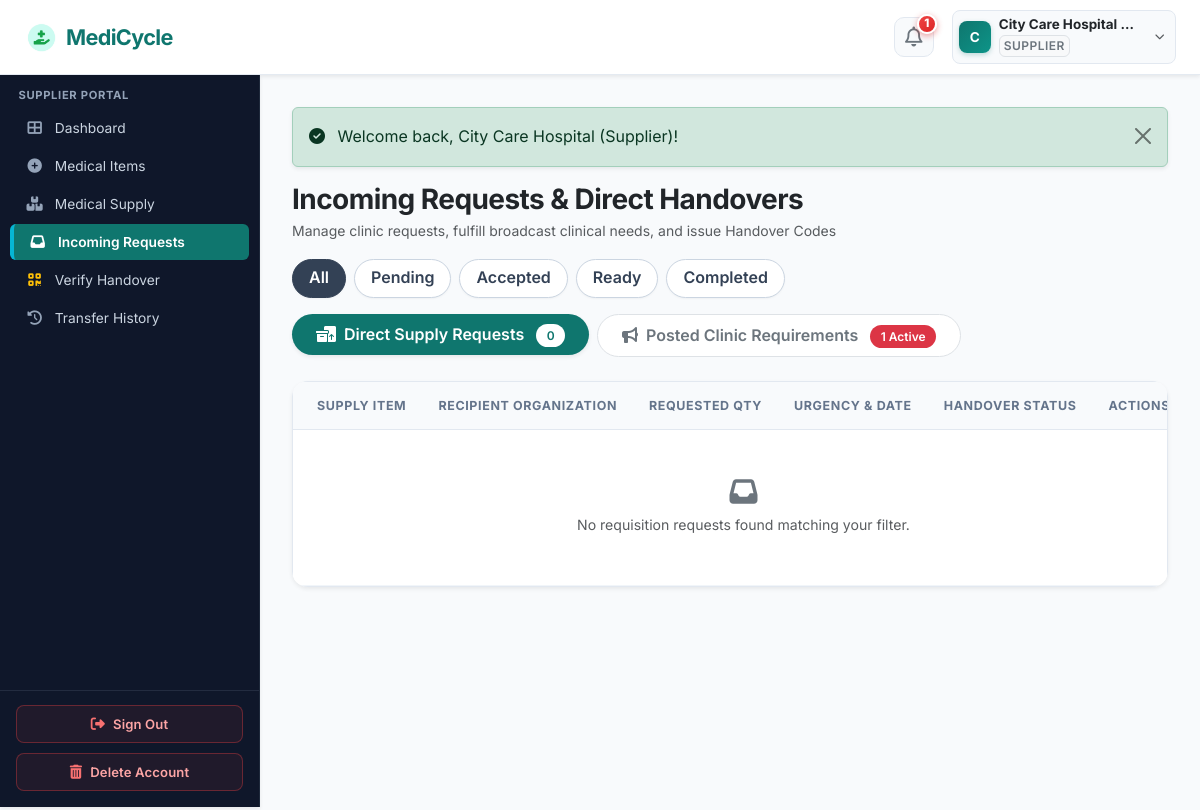
Screenshot of /supplier/requests.php (signed in) with the database file from the repository.
### tables this page shows
CREATE TABLE `organizations` (
  `id` int(11) NOT NULL AUTO_INCREMENT,
  `user_id` int(11) NOT NULL,
  `organization_name` varchar(150) NOT NULL,
  `organization_type` varchar(100) NOT NULL,
  `license_number` varchar(100) DEFAULT NULL,
  `address` text NOT NULL,
  `city` varchar(100) NOT NULL,
  `state` varchar(100) NOT NULL,
  `pincode` varchar(20) NOT NULL,
  `verification_status` enum('pending','verified','rejected') DEFAULT 'pending',
  `verification_notes` text DEFAULT NULL,
  `created_at` timestamp NOT NULL DEFAULT current_timestamp(),
  `updated_at` timestamp NOT NULL DEFAULT current_timestamp() ON UPDATE current_timestamp(),
  PRIMARY KEY (`id`),
  KEY `fk_org_user` (`user_id`),
  KEY `idx_org_city` (`city`),
  KEY `idx_org_status` (`verification_status`),
  CONSTRAINT `fk_org_user` FOREIGN KEY (`user_id`) REFERENCES `users` (`id`) ON DELETE CASCADE
);

CREATE TABLE `users` (
  `id` int(11) NOT NULL AUTO_INCREMENT,
  `name` varchar(100) NOT NULL,
  `email` varchar(100) NOT NULL,
  `password` varchar(255) NOT NULL,
  `phone` varchar(20) NOT NULL,
  `role` enum('admin','supplier','ngo','delivery') NOT NULL,
  `email_verified` tinyint(1) DEFAULT 1,
  `status` enum('active','inactive','suspended','pending') DEFAULT 'active',
  `created_at` timestamp NOT NULL DEFAULT current_timestamp(),
  `updated_at` timestamp NOT NULL DEFAULT current_timestamp() ON UPDATE current_timestamp(),
  PRIMARY KEY (`id`),
  UNIQUE KEY `email` (`email`),
  KEY `idx_user_role` (`role`),
  KEY `idx_user_status` (`status`)
);

### supplier/requests.php (the view, shortened to what the rows shown need)
<?php
require_once __DIR__ . '/../config/config.php';
require_role('supplier');
$currentTab = clean($_GET['tab'] ?? '');
if (empty($currentTab)) {
    $currentTab = 'direct';
}
$clinicReqStmt = $pdo->prepare("
    SELECT req.*, c.category_name,
           u.name as clinic_contact_name, u.email as clinic_email, u.phone as clinic_phone,
           o.organization_name, o.city as clinic_city, o.address as clinic_address, o.organization_type,
           sup.name as fulfilled_supplier_name
    FROM requirements req
    JOIN categories c ON req.category_id = c.id
    JOIN users u ON req.organization_id = u.id
    LEFT JOIN organizations o ON u.id = o.user_id
    LEFT JOIN users sup ON req.fulfilled_by_supplier_id = sup.id
    ORDER BY CASE WHEN req.status = 'Active' THEN 0 ELSE 1 END, req.created_at DESC
");
$clinicReqStmt->execute();
$clinicRequirements = $clinicReqStmt->fetchAll();
include __DIR__ . '/../includes/header.php';
include __DIR__ . '/../includes/navbar.php';
?>
<div class="app-container">
    <?php include __DIR__ . '/../includes/sidebar.php'; ?>
    <div class="app-content">
        <?php if ($currentTab === 'broadcasts'): ?>
            <div class="card border-0 shadow-sm rounded-4 overflow-hidden">
                <div class="card-header bg-white border-bottom py-3 px-4 d-flex justify-content-between align-items-center">
                    <div>
                        <h6 class="fw-bold text-dark mb-0 d-flex align-items-center gap-2">
                            <i class="fas fa-bullhorn text-teal"></i> Clinic Requirements Broadcast Network
                        </h6>
                        <small class="text-muted">Broadcast needs from clinics seeking medicine and medical supplies</small>
                    </div>
                    <span class="badge bg-light text-dark border px-3 py-2 rounded-pill fw-semibold">
                        <?php echo count($clinicRequirements); ?> Total Needs
                    </span>
                </div>
                <div class="card-body p-0">
                    <div class="table-responsive">
                        <table class="table table-hover align-middle mb-0">
                            <thead class="table-light">
                                <tr>
                                    <th class="ps-4">Item Needed</th>
                                    <th>Clinic / Recipient Organization</th>
                                    <th>Quantity Needed</th>
                                    <th>Urgency & Required By</th>
                                    <th>Broadcast Status</th>
                                    <th class="text-start pe-4 text-nowrap">Actions</th>
                                </tr>
                            </thead>
                            <tbody>
                                <?php if (!empty($clinicRequirements)): ?>
                                    <?php foreach ($clinicRequirements as $cr): ?>
                                        <tr id="clinic-req-<?php echo $cr['id']; ?>">
                                            <td class="ps-4">
                                                <span class="fw-bold text-dark d-block"><?php echo e($cr['supply_name']); ?></span>
                                                <span class="badge bg-light text-secondary border mt-1" style="font-size:0.7rem;"><?php echo e($cr['category_name']); ?></span>
                                                <?php if (!empty($cr['description'])): ?>
                                                    <div class="text-muted small mt-1 text-truncate" style="max-width: 220px;" title="<?php echo e($cr['description']); ?>">
                                                        <i class="fas fa-info-circle me-1 text-teal"></i><?php echo e($cr['description']); ?>
                                                    </div>
                                                <?php endif; ?>
                                            </td>
                                            <td>
                                                <span class="fw-semibold text-dark d-block"><?php echo e($cr['organization_name'] ?? $cr['clinic_contact_name']); ?></span>
                                                <span class="text-muted small">
                                                    <i class="fas fa-map-marker-alt me-1 text-danger"></i><?php echo e($cr['clinic_city']); ?> |
                                                    <i class="fas fa-phone me-1"></i><?php echo e($cr['clinic_phone'] ?: 'N/A'); ?>
                                                </span>
                                            </td>
                                            <td>
                                                <span class="fw-bold fs-6 text-teal"><?php echo number_format($cr['required_quantity']) . ' ' . e($cr['unit']); ?></span>
                                            </td>
                                            <td>
                                                <?php echo priority_badge($cr['urgency'] ?? 'Medium'); ?>
                                                <?php if (!empty($cr['required_by'])): ?>
                                                    <div class="small text-muted mt-1">
                                                        <i class="far fa-calendar-alt me-1"></i>Needed: <?php echo format_date($cr['required_by']); ?>
                                                    </div>
                                                <?php endif; ?>
                                            </td>
                                            <td>
                                                <?php echo status_badge($cr['status']); ?>
                                                <?php if (!empty($cr['handover_code'])): ?>
                                                    <div class="mt-1">
                                                        <span class="badge rounded-pill bg-light text-secondary border px-2 py-0.5" style="font-size:0.68rem;" title="Secure PIN issued to clinic for collection verification">
                                                            <i class="fas fa-lock text-teal me-1"></i>PIN Kept by Clinic
                                                        </span>
                                                    </div>
                                                <?php endif; ?>
                                                <?php if (!empty($cr['fulfilled_supplier_name'])): ?>
                                                    <div class="small text-muted mt-1" style="font-size:0.7rem;">
                                                        Fulfilled by: <?php echo e($cr['fulfilled_supplier_name']); ?>
                                                    </div>
                                                <?php endif; ?>
                                            </td>
                                            <td class="text-start pe-4 text-nowrap">
                                                <?php if ($cr['status'] === 'Active'): ?>
                                                    <button type="button" class="btn btn-sm text-white rounded-pill px-3 py-1 shadow-xs d-inline-flex align-items-center gap-1 fw-semibold" style="background:#0f766e;" data-bs-toggle="modal" data-bs-target="#fulfillModal<?php echo $cr['id']; ?>">
                                                        <i class="fas fa-hand-holding-medical"></i> Fulfill Need
                                                    </button>
                                                <?php else: ?>
                                                    <span class="badge rounded-pill bg-success-subtle text-success border border-success-subtle px-3 py-2 fw-semibold d-inline-flex align-items-center gap-1 shadow-xs" style="font-size:0.76rem;">
                                                        <i class="fas fa-circle-check"></i> Fulfilled
                                                    </span>
                                                <?php endif; ?>
                                            </td>
                                        </tr>
                                    <?php endforeach; ?>
                                <?php else: ?>
                                    <tr>
                                        <td colspan="6" class="text-center py-5 text-muted">
                                            <i class="fas fa-clipboard-check fs-3 text-secondary d-block mb-2"></i>
                                            No active clinical requirements posted by clinics at the moment.
                                        </td>
                                    </tr>
                                <?php endif; ?>
                            </tbody>
                        </table>
                    </div>
                </div>
            </div>
        <?php else: ?>
            <div class="card border-0 shadow-sm rounded-4 overflow-hidden">
                <div class="card-body p-0">
                    <div class="table-responsive">
                        <table class="table table-hover align-middle mb-0">
                            <thead class="table-light">
                                <tr>
                                    <th class="ps-4">Supply Item</th>
                                    <th>Recipient Organization</th>
                                    <th>Requested Qty</th>
                                    <th>Urgency & Date</th>
                                    <th>Handover Status</th>
                                    <th class="text-start pe-4 text-nowrap">Actions</th>
                                </tr>
                            </thead>
                        </table>
                    </div>
                </div>
            </div>
        <?php endif; ?>
    </div>
</div>
<?php include __DIR__ . '/../includes/footer.php'; ?>

### includes/navbar.php (shortened to what the rows shown need)
<?php
$currentUser = current_user();
$unreadNotifCount = 0;
if ($currentUser && isset($pdo)) {
    $unreadNotifCount = get_unread_notifications_count($pdo, $currentUser['id']);
}
$inPortal = (bool)preg_match('#/(supplier|ngo|delivery)/#i', $_SERVER['PHP_SELF'] ?? '');
?>
<nav class="navbar navbar-expand-lg navbar-medicycle sticky-top shadow-sm">
    <div class="container-fluid px-2 px-sm-3 px-lg-4 d-flex align-items-center justify-content-between">
        <?php if ($inPortal): ?>
            <div class="d-flex align-items-center gap-1 gap-sm-2 gap-md-3">
                <div class="dropdown position-relative">
                    <button type="button" class="btn notif-icon-btn position-relative" id="notifDropdown" aria-expanded="false" title="Notifications" onclick="togglePortalDropdown('notifDropdownMenu', event)">
                        <i class="far fa-bell fs-5 text-secondary"></i>
                        <?php if ($unreadNotifCount > 0): ?>
                            <span class="notif-pulse-badge">
                                <?php echo $unreadNotifCount; ?>
                            </span>
                        <?php endif; ?>
                    </button>
                </div>
                <?php
                $displayName = $currentUser['name'] ?? ($_SESSION['user_name'] ?? 'User');
                $displayRole = $currentUser['role'] ?? ($_SESSION['role'] ?? '');
                ?>
                <div class="dropdown position-relative">
                    <button type="button" class="btn user-profile-capsule d-flex align-items-center gap-1 gap-sm-2 text-dark shadow-2xs" id="userDropdown" aria-expanded="false" onclick="togglePortalDropdown('userDropdownMenu', event)">
                        <div class="user-avatar-circle">
                            <?php echo strtoupper(substr($displayName, 0, 1)); ?>
                        </div>
                        <div class="text-start pe-1 user-profile-info">
                            <span class="d-block fw-bold text-dark leading-tight user-profile-name"><?php echo e($displayName); ?></span>
                            <?php if ($displayRole): ?>
                                <span class="badge text-uppercase text-secondary bg-light border p-1 user-profile-role d-none d-sm-inline-block"><?php echo strtoupper(e($displayRole)); ?></span>
                            <?php endif; ?>
                        </div>
                        <i class="fas fa-chevron-down text-muted small ms-1" style="font-size:0.62rem;"></i>
                    </button>
                </div>
            </div>
        <?php endif; ?>
    </div>
</nav>

### includes/sidebar.php (shortened to what the rows shown need)
<?php
$currentUser = current_user();
$userRole = $currentUser['role'] ?? ($_SESSION['role'] ?? '');
?>
<aside class="app-sidebar shadow-sm">
    <div class="sidebar-heading">
        <?php echo strtoupper(e($userRole)); ?> PORTAL
    </div>
    <ul class="nav flex-column mb-auto">
        <?php if ($userRole === 'supplier'): ?>
            <li class="nav-item">
            </li>
            <li class="nav-item">
            </li>
            <li class="nav-item">
            </li>
            <li class="nav-item">
            </li>
            <li class="nav-item">
            </li>
            <li class="nav-item">
            </li>
        <?php endif; ?>
    </ul>
    <div class="sidebar-footer mt-auto d-none d-lg-flex">
        <button type="button" class="btn-sidebar-signout" onclick="openSignOutModal(event)">
        </button>
        <button type="button" class="btn-sidebar-delete" data-bs-toggle="modal" data-bs-target="#deleteAccountModal">
        </button>
    </div>
</aside>

### rows the page displays
organizations: user.name "C", user.name "City Care Hospital…", user.role "SUPPLIER"

### other values shown
$unreadNotifCount "1"
$message "Welcome back, City Care Hospital (Supplier)!"
count($requests) "0"
$activeClinicReqCount "1"
